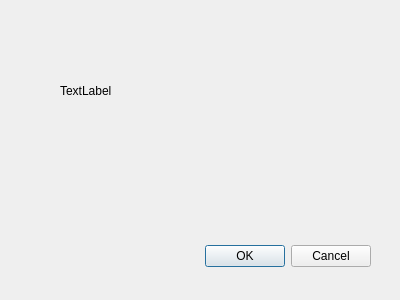
<?xml version="1.0" encoding="UTF-8"?>
<ui version="4.0">
 <class>ItemDetailsDialog</class>
 <widget class="QDialog" name="ItemDetailsDialog">
  <property name="geometry">
   <rect>
    <x>0</x>
    <y>0</y>
    <width>400</width>
    <height>300</height>
   </rect>
  </property>
  <property name="windowTitle">
   <string>Dialog</string>
  </property>
  <widget class="QDialogButtonBox" name="buttonBox">
   <property name="geometry">
    <rect>
     <x>30</x>
     <y>240</y>
     <width>341</width>
     <height>32</height>
    </rect>
   </property>
   <property name="orientation">
    <enum>Qt::Orientation::Horizontal</enum>
   </property>
   <property name="standardButtons">
    <set>QDialogButtonBox::StandardButton::Cancel|QDialogButtonBox::StandardButton::Ok</set>
   </property>
  </widget>
  <widget class="QLabel" name="label">
   <property name="geometry">
    <rect>
     <x>60</x>
     <y>50</y>
     <width>221</width>
     <height>81</height>
    </rect>
   </property>
   <property name="text">
    <string>TextLabel</string>
   </property>
  </widget>
 </widget>
 <resources/>
 <connections>
  <connection>
   <sender>buttonBox</sender>
   <signal>accepted()</signal>
   <receiver>ItemDetailsDialog</receiver>
   <slot>accept()</slot>
   <hints>
    <hint type="sourcelabel">
     <x>248</x>
     <y>254</y>
    </hint>
    <hint type="destinationlabel">
     <x>157</x>
     <y>274</y>
    </hint>
   </hints>
  </connection>
  <connection>
   <sender>buttonBox</sender>
   <signal>rejected()</signal>
   <receiver>ItemDetailsDialog</receiver>
   <slot>reject()</slot>
   <hints>
    <hint type="sourcelabel">
     <x>316</x>
     <y>260</y>
    </hint>
    <hint type="destinationlabel">
     <x>286</x>
     <y>274</y>
    </hint>
   </hints>
  </connection>
 </connections>
</ui>
